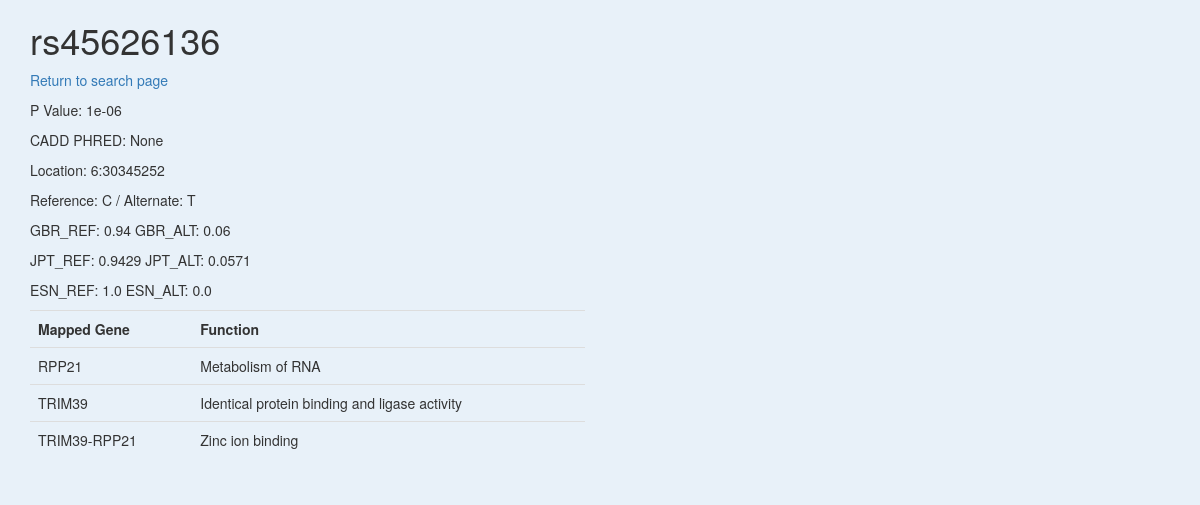
/SNPs/rs45626136, run on the app's committed database.
### tables this page shows
CREATE TABLE SNP (
	id text PRIMARY KEY,
    CHR_N integer,
    CHR_P integer,
	REF_ALLELE text,
	ALT_ALLELE text,
    GBR_REF_FREQ real,
    GBR_ALT_FREQ real,
    JPT_REF_FREQ real,
    JPT_ALT_FREQ real,
    ESN_REF_FREQ real,
    ESN_ALT_FREQ real,
	CADD real,
    UNIQUE(id)
);

CREATE TABLE Gene (
	id text PRIMARY KEY,
	FUNCTIONAL text
);

### main.py (the view, shortened to what this page needs)
@app.route('/SNPs/<id>', methods=['GET', 'POST'])
def SNPs(id):
    try:
        conn = sqlite3.connect('Database/Database.db') # Connect to database
        cur = conn.cursor()
        cur.execute("""SELECT SNP.id,
                    CHR_N, CHR_P,
                    REF_ALLELE, ALT_ALLELE,
                    GBR_REF_FREQ, GBR_ALT_FREQ,
                    JPT_REF_FREQ, JPT_ALT_FREQ,
                    ESN_REF_FREQ, ESN_ALT_FREQ,
                    CADD,
                    MIN(P_VALUE),
                    GENE.id, FUNCTIONAL
                    FROM SNP
                    INNER JOIN P_Value ON SNP.id = P_value.RS_ID
                    LEFT JOIN Gene_SNP ON SNP.id = Gene_SNP.SNP_ID
                    LEFT JOIN Gene ON Gene.id = Gene_SNP.GENE_ID
                    WHERE SNP.id=?
                    GROUP BY GENE.id""", [id])
        rows = cur.fetchall()
        print(rows)
        conn.close()
        form = LDForm()
        if len(rows) == 0:
            return render_template('404.html', id=id) # If there are no results, 404 page will be rendered
        return render_template('SNP.html', id=id, rows=rows, form=form) # If there are results, SNP.html template will be returned
    except Exception as e: # Error handling
        error_text = "<p>The error:<br>" + str(e) + "</p>"
        hed = '<h1>Something is broken.</h1>'
        return hed + error_text

### templates/SNP.html (shortened to what this page needs)
{% extends 'bootstrap/base.html' %}
{% import "bootstrap/wtf.html" as wtf %}
{% block styles %}
{{ super() }}
{% endblock %}
{% block content %}
<div class="container">
  <div class="row">
    <div class="col-sm-6">
      <h1 class="pt-5 pb-2">{{ id }}</h1>
      <p><a href="{{ url_for('index') }}">Return to search page</a></p>
      <p>P Value: {{ rows[0][12] }}</p>
      <p>CADD PHRED: {{ rows[0][11] }}</p>
      <p>Location: {{ rows[0][1] }}:{{ rows[0][2] }}</p>
      <p>Reference: {{ rows[0][3] }} / Alternate: {{ rows[0][4] }}</p>
      <p>GBR_REF: {{ rows[0][5] }}      GBR_ALT: {{ rows[0][6] }}</p>
      <p>JPT_REF: {{ rows[0][7] }}      JPT_ALT: {{ rows[0][8] }}</p>
      <p>ESN_REF: {{ rows[0][9] }}      ESN_ALT: {{ rows[0][10] }}</p>
      <table class="table">
            <tr>
                <th>Mapped Gene</th>
                <th>Function</th>
            </tr>
            {% for row in rows %}
            <tr>
                <td>{{ row[13] }}</td>
                <td>{{ row[14] }}</td>
            </tr>
            {% endfor %}
        </table>
    </div>
  </div>
</div>
{% endblock %}

### templates/SNP.html (style rules this page uses)
body { background: #e8f1f9; }

### data on the page
SNP: id "rs45626136", CHR_N "6", CHR_P "30345252", REF_ALLELE "C", ALT_ALLELE "T", GBR_REF_FREQ "0.94", GBR_ALT_FREQ "0.06", JPT_REF_FREQ "0.9429", JPT_ALT_FREQ "0.0571", ESN_REF_FREQ "1.0", ESN_ALT_FREQ "0.0", row "RPP21", FUNCTIONAL "Metabolism of RNA", row "TRIM39", FUNCTIONAL "Identical protein binding and ligase activity", row "TRIM39-RPP21", FUNCTIONAL "Zinc ion binding"

### other printed values
{{ rows[0][12] }} "1e-06"
{{ rows[0][11] }} "None"
